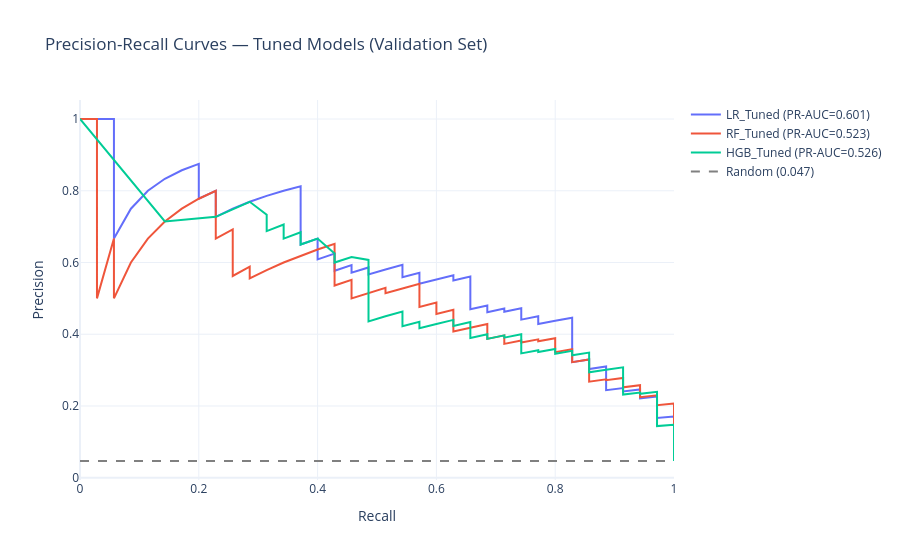

The notebook cell this image was saved under:
### Code cell
# Precision-Recall curves
# PR curves are more informative than ROC for imbalanced datasets.
# A model that achieves high precision and high recall is ideal.

fig_pr = go.Figure()
for name, proba in [("LR_Tuned",  lr_tuned_proba),
                    ("RF_Tuned",  rf_tuned_proba),
                    ("HGB_Tuned", hgb_tuned_proba)]:
    prec, rec, _ = precision_recall_curve(y_val, proba)
    pr_auc_val   = average_precision_score(y_val, proba)
    fig_pr.add_trace(go.Scatter(
        x=rec, y=prec, mode="lines",
        name=f"{name} (PR-AUC={pr_auc_val:.3f})"
    ))

# Baseline (random classifier on imbalanced data)
baseline_rate = y_val.mean()
fig_pr.add_trace(go.Scatter(
    x=[0, 1], y=[baseline_rate, baseline_rate],
    mode="lines", line=dict(dash="dash", color="gray"),
    name=f"Random ({baseline_rate:.3f})"
))

fig_pr.update_layout(
    title="Precision-Recall Curves — Tuned Models (Validation Set)",
    xaxis_title="Recall",
    yaxis_title="Precision",
    template="plotly_white",
)
fig_pr.show()
fig_pr.write_json(str(figures_dir / "precision_recall_curves.json"))
fig_pr.write_html(str(figures_dir / "precision_recall_curves.html"))
print("Saved: precision_recall_curves.json & .html")

### Figure 1 — Plotly figure (JSON) as saved in the notebook; plotly's stock layout.template omitted (floating-point values rounded to 4 significant figures; data arrays with more than 128 entries replaced by an {"elided": "..."} marker saying what was removed)
{"data": [{"mode": "lines", "name": "LR_Tuned (PR-AUC=0.601)", "type": "scatter", "x": {"elided": "751 float values"}, "y": {"elided": "751 float values"}}, {"mode": "lines", "name": "RF_Tuned (PR-AUC=0.523)", "type": "scatter", "x": {"elided": "326 float values"}, "y": {"elided": "326 float values"}}, {"mode": "lines", "name": "HGB_Tuned (PR-AUC=0.526)", "type": "scatter", "x": {"elided": "371 float values"}, "y": {"elided": "371 float values"}}, {"line": {"color": "gray", "dash": "dash"}, "mode": "lines", "name": "Random (0.047)", "type": "scatter", "x": [0, 1], "y": [0.04667, 0.04667]}], "layout": {"title": {"text": "Precision-Recall Curves — Tuned Models (Validation Set)"}, "xaxis": {"title": {"text": "Recall"}}, "yaxis": {"title": {"text": "Precision"}}}}
